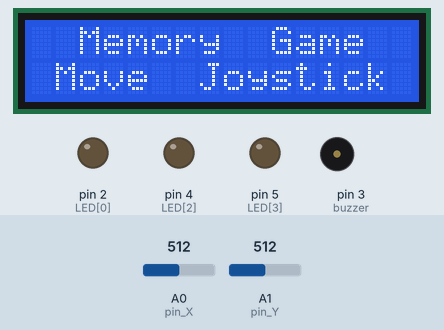
Recording of a sketch running on a simulated Arduino Uno, built with avr-gcc and run on an emulated ATmega328P. Parts: 16×2 character LCD, output pins drawn as LEDs (lit = HIGH), buzzer (waves = sounding). The inputs (shaded band) are chosen by the test bench; at power-on: A0 (pin_X) = 512, A1 (pin_Y) = 512. Random numbers use the default seed unless the sketch sets one; pins used as bus, display or sensor lines are not drawn.

Above: at 1.2 s.
1.3 s: A0 (pin_X) set to 685
2.8 s: A0 (pin_X) set to 718
At 5.5 s:
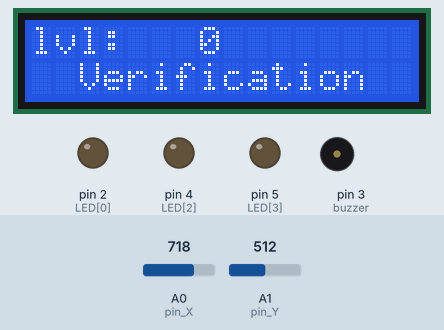
At 6.3 s:
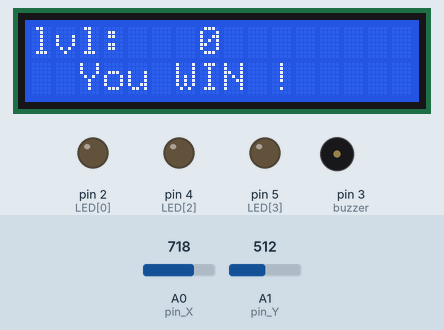
8.4 s: A0 (pin_X) set to 290
At 12.6 s:
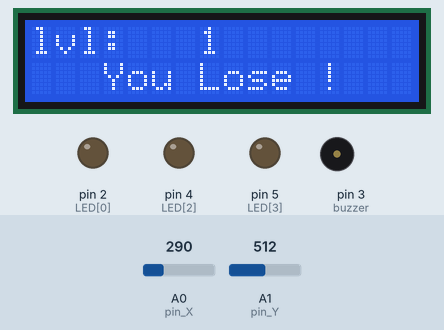
14.4 s: A0 (pin_X) set to 316
16.0 s: A1 (pin_Y) set to 309
17.5 s: A1 (pin_Y) set to 284
At 17.73 s:
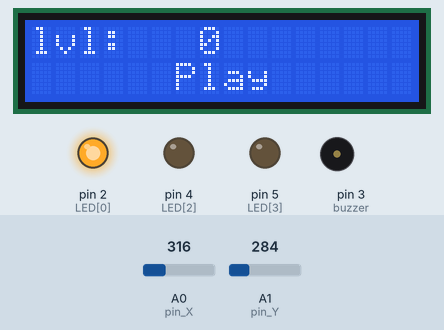
Timing chart, 0 to 20.4 s (numbered marks = the images above; inputs shaded):
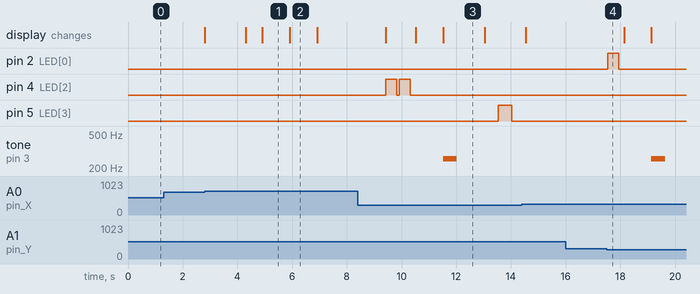

The sketch:

memory_game.ino
```cpp
#include <LiquidCrystal.h>
#define buzzer 3
#define pin_X A0
#define pin_Y A1
LiquidCrystal lcd(8, 9, 10, 11, 12, 13);
const int LED[4] = { 2, 3, 4, 5 };
const int freq = 255;
int lvlCombination[50];
int combinationPlayed[50];
int step = 0;
int lvl = 0;
int inputNumber = 0;
int led_delay = 500;
bool lost = false;

int move_player() {
  int x = analogRead(pin_X);
  int y = analogRead(pin_Y);
  if (x < 300) {
    return 4;
  } else if (x > 700) {
    return 3;
  }
  if (y < 300) {
    return 2;
  } else if (y > 700) {
    return 5;
  }
  return 0;
}
void setup() {
  lcd.begin(16, 2);
  for (int i = 0; i < 4; i++) {
    pinMode(LED[i], OUTPUT);
  }
}
void loop() {
  int randomLed = random(2, 6);

  switch (step) {
    case 0:
      lcd.setCursor(0, 0);
      lcd.print("  Memory  Game  ");
      lcd.setCursor(1, 1);
      lcd.print("Move  Joystick");

      if (move_player() != 0) {
        lcd.clear();
        step = 1;
      }
      break;

    case 1:
      lcd.setCursor(0, 0);
      lcd.print("lvl: ");
      lcd.setCursor(7, 0);
      lcd.print(lvl);
      lcd.setCursor(0, 1);
      lcd.print("    Memorise    ");
      delay(500);
      lvlCombination[lvl] = randomLed;
      for (int i = 0; i <= lvl; i++) {
        digitalWrite(lvlCombination[i], HIGH);
        delay(led_delay);
        digitalWrite(lvlCombination[i], LOW);
        delay(led_delay);
      }
      step = 2;
      break;
    case 2:
      lcd.setCursor(0, 1);
      lcd.print("      Play      ");
      for (int i = 0; i < 4; i++) {
        if (move_player() != 0) {
          combinationPlayed[lvl] = move_player();
          digitalWrite(combinationPlayed[lvl], HIGH);
          delay(400);
          digitalWrite(combinationPlayed[lvl], LOW);
          delay(100);
          inputNumber++;
          if (inputNumber - 1 == lvl) {
            inputNumber = 0;
            step = 3;
            break;
          }
        }
      }
      delay(100);
      break;

    case 3:
      lcd.setCursor(0, 1);
      lcd.print("  Verification  ");
      delay(1000);
      for (int i = 0; i <= lvl; i++) {
        if (lvlCombination[i] != combinationPlayed[i]) {
          lost = true;
          break;
        }
      }if (lost == true) {
        step = 4;
      } else {
        step = 5;
      }
      break;
    case 4:
      lcd.setCursor(0, 1);
      lcd.print("   You Lose ! ");
      tone(buzzer, freq);
      delay(500);
      noTone(buzzer);
      lvl = 0;
      step = 0;
      lost = false;
      delay(1000);
      break;
    case 5:
      lcd.setCursor(0, 1);
      lcd.print("  You WIN !   ");
      lvl++;
      if (lvl % 5 == 0){
        led_delay = led_delay - 100;
      }
      step = 1;
      delay(1000);
      break;

    default:
      break;
  }
}
```

Measured:
- the behaviour switches between 700 and 701 on A0 (pin_X) (found by bisection; images 0 and 1)
- the behaviour switches between 300 and 299 on A1 (pin_Y) (found by bisection; images 3 and 4)
- after the input at 1.3 s, every drawn part: stays the same
- after the input at 2.8 s, the display: first changes at once (image 1 shows a later state)
- after the input at 8.4 s, pin 4 (LED[2]): alternates HIGH for 0.40 s and LOW for 0.10 s, 4 changes in all, then stays LOW, starting after 1.0 s; pin 5 (LED[3]): LOW → HIGH after 5.1 s, → LOW 0.50 s later; tone on pin 3 (buzzer): silent → 255 Hz after 3.1 s, → silent 0.50 s later
- after the input at 16.0 s, every drawn part: stays the same
- after the input at 17.5 s, pin 2 (LED[0]): LOW → HIGH at once, → LOW 0.40 s later; tone on pin 3 (buzzer): silent → 255 Hz after 1.6 s, → silent 0.50 s later
- what the display in image 1 shows lasts 1.0 s, from 4.9 s to 5.9 s
- what the display in image 3 shows lasts 1.5 s, from 11.5 s to 13.0 s
